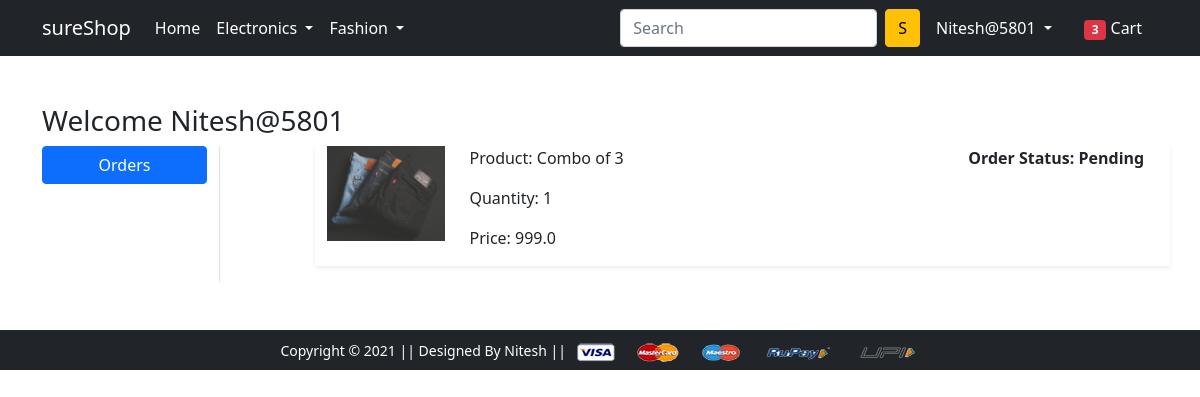
The page /orders/ (signed in) on the database as committed earlier.
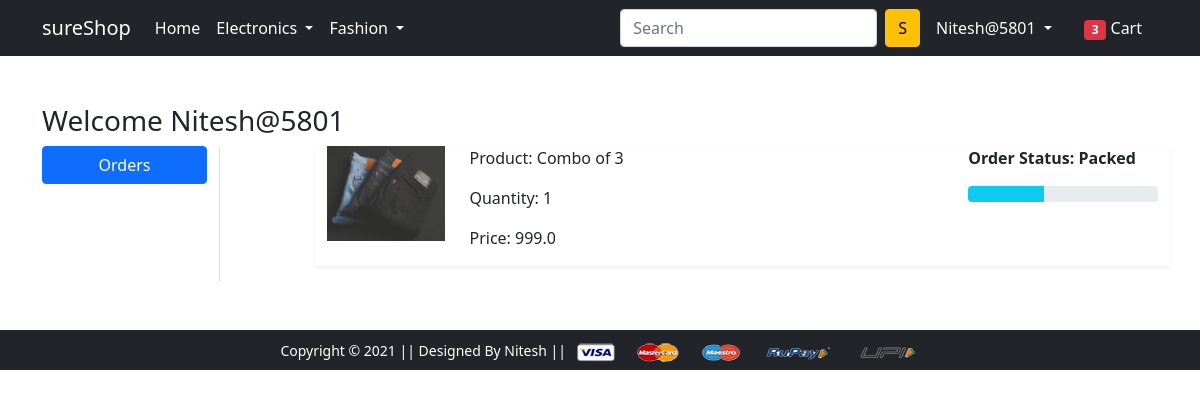
The same page on the database as committed later.
### app/models.py (models this page shows, shortened)
class OrderPlaced(models.Model):
    user=models.ForeignKey(User,on_delete=models.CASCADE)
    customer=models.ForeignKey(Customer,on_delete=models.CASCADE)
    product=models.ForeignKey(Product,on_delete=models.CASCADE)
    quantity=models.PositiveIntegerField(default=1)
    ordered_date=models.DateTimeField(auto_now_add=True)
    status=models.CharField(max_length=50,choices=STATUS_CHOICES,default='Pending')
    @property
    def total_cost(self):
        return self.quantity*self.product.discounted_price

class Product(models.Model):
    title=models.CharField(max_length=100)
    selling_price=models.FloatField()
    discounted_price=models.FloatField()
    description=models.TextField()
    brand=models.CharField(max_length=100)
    category=models.CharField(choices=CATEGORY_CHOICES,max_length=2)
    product_image=models.ImageField(upload_to='productimg')

### app/views.py (the view)
# urls.py: path('orders/', views.orders, name='orders'),
@login_required
def orders(request):
    op=OrderPlaced.objects.filter(user=request.user)
    totalitem=len(Cart.objects.filter(user=request.user))
    return render(request, 'app/orders.html',{'order_placed':op,'totalitem':totalitem})

### app/templates/app/orders.html (shortened to what this page needs)
{% extends 'app/base.html' %}
{% load static %}
{% block main-content %}
<div class="container my-5">
 <div class="row">
 <h3>Welcome <span class="text-capitalize">{{request.user}}</span></h3>
  <div class="col-sm-2 border-end">
   <ul class="list-unstyled">
    <li class="d-grid"><a href="{% url 'orders' %}" class="btn btn-primary">Orders</a></li>
   </ul>
  </div>
  <div class="col-sm-9 offset-sm-1">
   {% for op in order_placed %}
   <div class="row shadow-sm mb-3">
    <div class="col-sm-2">
        <img src="{{op.product.product_image.url}}" alt="" srcset="" class="img-fluid" height="150" width="150">
    </div>
    <div class="col-sm-7">
        <p>Product: {{op.product.title}}</p>
        <p>Quantity: {{op.quantity}}</p>
        <p>Price: {{op.total_cost}}</p>
    </div>
    <div class="col-sm-3 fw-bold">
        <p>Order Status: {{op.status}}</p>
        {% if op.status == 'Packed' %}
        <div class="progress">
            <div class="progress-bar bg-info" role="progressbar" style="width: 40%" aria-valuenow="40" aria-valuemin="0" aria-valuemax="100"></div>
        </div>
        {% endif %}
    </div>
   </div>
   {% endfor %}
  </div>
 </div>
</div>
{% endblock main-content %}

Rows that differ between the two databases and show on the page:
changed OrderPlaced "Combo of 3": status "Pending" → "Packed"
